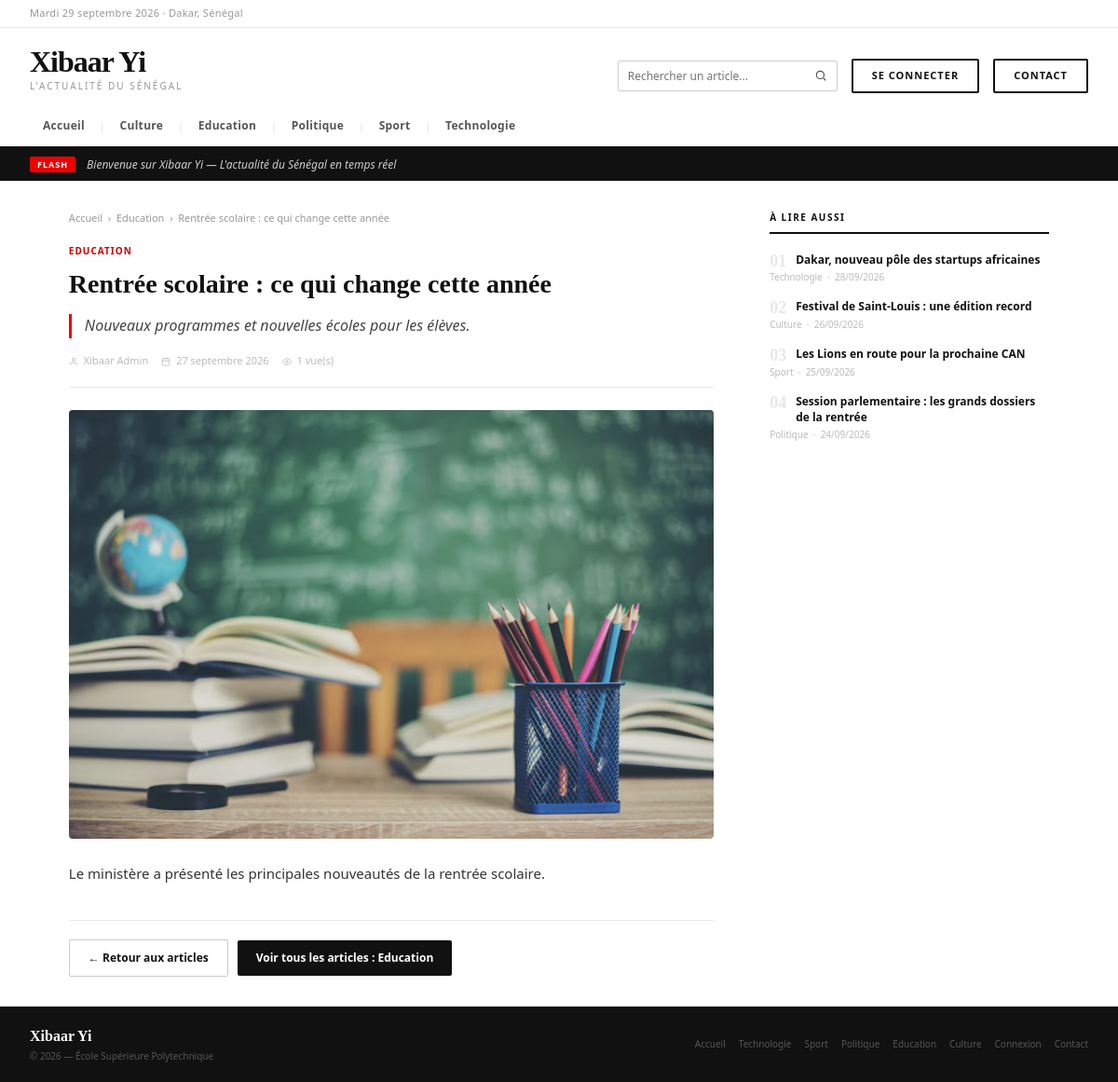
The app's page /article.php?id=4 with its own data.
### tables this page shows
CREATE TABLE IF NOT EXISTS categories (
    id  INT AUTO_INCREMENT PRIMARY KEY,
    nom VARCHAR(100) NOT NULL UNIQUE
);

CREATE TABLE IF NOT EXISTS articles (
    id                 INT AUTO_INCREMENT PRIMARY KEY,
    titre              VARCHAR(255) NOT NULL,
    description_courte TEXT NOT NULL,
    contenu            LONGTEXT NOT NULL,
    image              VARCHAR(255) DEFAULT '',
    date_publication   DATETIME NOT NULL DEFAULT CURRENT_TIMESTAMP,
    vues               INT NOT NULL DEFAULT 0,
    id_categorie       INT NOT NULL,
    id_auteur          INT NOT NULL,
    FOREIGN KEY (id_categorie) REFERENCES categories(id) ON DELETE CASCADE,
    FOREIGN KEY (id_auteur)    REFERENCES utilisateurs(id) ON DELETE CASCADE
);

### includes/config.php (called while the page is built, shortened)
<?php
function url($chemin = '')
{
    return BASE_URL . '/' . ltrim($chemin, '/');
}

### public/article.php (the view, shortened to what this page needs)
<?php
require_once __DIR__ . '/../includes/auth.php';
$id_article = isset($_GET['id']) ? intval($_GET['id']) : 0;
$sql = "SELECT articles.id,
               articles.titre,
               articles.contenu,
               articles.description_courte,
               articles.date_publication,
               articles.image,
               articles.vues,
               categories.nom AS categorie_nom,
               CONCAT(u.prenom, ' ', u.nom) AS auteur_nom
        FROM articles
        JOIN categories ON articles.id_categorie = categories.id
        JOIN utilisateurs u ON articles.id_auteur = u.id
        WHERE articles.id = :id_article
        LIMIT 1";
$stmt = $pdo->prepare($sql);
$stmt->bindValue(':id_article', $id_article, PDO::PARAM_INT);
$stmt->execute();
$article = $stmt->fetch(PDO::FETCH_ASSOC);
if (!in_array($id_article, $_SESSION['articles_vus'], true)) {
    $article['vues']++;
}
$sql_recents = "SELECT articles.id,
                       articles.titre,
                       articles.date_publication,
                       categories.nom AS categorie_nom
                FROM articles
                JOIN categories ON articles.id_categorie = categories.id
                WHERE articles.id != :id_actuel
                ORDER BY articles.date_publication DESC
                LIMIT 4";
$stmt_recents = $pdo->prepare($sql_recents);
$stmt_recents->bindValue(':id_actuel', $id_article, PDO::PARAM_INT);
$stmt_recents->execute();
$articles_recents = $stmt_recents->fetchAll(PDO::FETCH_ASSOC);
?>
<?php
include __DIR__ . '/../includes/entete.php';
?>
<div class="article-page">
    <div>
        <div style="font-size: 11px; color: #999; margin-bottom: 20px;">
            <a href="<?= url('index.php') ?>" style="color: #999; text-decoration: none;">
                Accueil
            </a>
            &nbsp;›&nbsp;
            <a href="<?= url('index.php') ?>?categorie=<?php echo urlencode($article['categorie_nom']); ?>"
               style="color: #999; text-decoration: none;">
                <?php echo htmlspecialchars($article['categorie_nom'], ENT_QUOTES, 'UTF-8'); ?>
            </a>
            &nbsp;›&nbsp;
            <span>
                <?php
                $titre_court = (mb_strlen($article['titre']) > 50) ? mb_substr($article['titre'], 0, 50) . '...' : $article['titre'];
                echo htmlspecialchars($titre_court, ENT_QUOTES, 'UTF-8');
                ?>
            </span>
        </div>
        <div class="hero-kicker">
            <?php echo htmlspecialchars($article['categorie_nom'], ENT_QUOTES, 'UTF-8'); ?>
        </div>
        <h1 style="font-family: Georgia, serif; font-size: 28px; font-weight: 700;
                   color: #111; line-height: 1.3; margin: 10px 0 14px;">
            <?php echo htmlspecialchars($article['titre'], ENT_QUOTES, 'UTF-8'); ?>
        </h1>
        <p style="font-size: 16px; color: #444; font-style: italic;
                  line-height: 1.6; margin-bottom: 16px; border-left: 3px solid #e00;
                  padding-left: 14px;">
            <?php echo htmlspecialchars($article['description_courte'], ENT_QUOTES, 'UTF-8'); ?>
        </p>
        <div class="hero-meta" style="margin-bottom: 24px; padding-bottom: 20px;
                                      border-bottom: 1px solid #e8e8e8;">
            <span>
                <svg width="12" height="12" viewBox="0 0 24 24" fill="none"
                     stroke="currentColor" stroke-width="2">
                    <path d="M20 21v-2a4 4 0 00-4-4H8a4 4 0 00-4 4v2"/>
                    <circle cx="12" cy="7" r="4"/>
                </svg>
                <?php echo htmlspecialchars($article['auteur_nom'], ENT_QUOTES, 'UTF-8'); ?>
            </span>
            <span>
                <svg width="12" height="12" viewBox="0 0 24 24" fill="none"
                     stroke="currentColor" stroke-width="2">
                    <rect x="3" y="4" width="18" height="18" rx="2"/>
                    <path d="M16 2v4M8 2v4M3 10h18"/>
                </svg>
                <?php
                $mois_fr = [
                    1 => 'janvier', 2 => 'février',   3 => 'mars',
                    4 => 'avril',   5 => 'mai',        6 => 'juin',
                    7 => 'juillet', 8 => 'août',       9 => 'septembre',
                    10 => 'octobre', 11 => 'novembre', 12 => 'décembre'
                ];
                $timestamp = strtotime($article['date_publication']);
                $jour  = date('j', $timestamp);
                $mois  = intval(date('n', $timestamp));
                $annee = date('Y', $timestamp);
                echo $jour . ' ' . $mois_fr[$mois] . ' ' . $annee;
                ?>
            </span>
            <span>
                <svg width="12" height="12" viewBox="0 0 24 24" fill="none"
                     stroke="currentColor" stroke-width="2">
                    <path d="M1 12s4-8 11-8 11 8 11 8-4 8-11 8-11-8-11-8z"/>
                    <circle cx="12" cy="12" r="3"/>
                </svg>
                <?= (int) $article['vues'] ?> vue(s)
            </span>
        </div>
        <?php if (!empty($article['image'])) : ?>
            <img src="<?= url('uploads/' . rawurlencode($article['image'])) ?>"
                 alt="<?= htmlspecialchars($article['titre'], ENT_QUOTES, 'UTF-8') ?>"
                 class="article-image">
        <?php endif; ?>
        <div style="font-size: 15px; color: #333; line-height: 1.8;">
            <?php
            echo nl2br(htmlspecialchars($article['contenu'], ENT_QUOTES, 'UTF-8'));
            ?>
        </div>
        <div class="article-actions">
            <a href="<?= url('index.php') ?>"
               style="background: #fff; color: #111; font-size: 12px; font-weight: 600;
                      padding: 10px 20px; border: 1px solid #ccc; border-radius: 2px;
                      text-decoration: none;">
                ← Retour aux articles
            </a>
            <a href="<?= url('index.php') ?>?categorie=<?php echo urlencode($article['categorie_nom']); ?>"
               style="margin-left: 10px; background: #111; color: #fff; font-size: 12px;
                      font-weight: 600; padding: 10px 20px; border-radius: 2px;
                      text-decoration: none;">
                Voir tous les articles :
                <?php echo htmlspecialchars($article['categorie_nom'], ENT_QUOTES, 'UTF-8'); ?>
            </a>
        </div>
    </div>
    <div>
        <div class="sidebar-section">
            <div class="sb-title">À lire aussi</div>
            <?php
            if (count($articles_recents) > 0) :
                $compteur = 1;
                foreach ($articles_recents as $recent) :
            ?>
                <a href="<?= url('article.php') ?>?id=<?php echo intval($recent['id']); ?>"
                   style="text-decoration: none; color: inherit;">
                    <div class="sb-item">
                        <div class="sb-num"><?php echo sprintf('%02d', $compteur); ?></div>
                        <div class="sb-item-title">
                            <?php echo htmlspecialchars($recent['titre'], ENT_QUOTES, 'UTF-8'); ?>
                        </div>
                        <div class="sb-item-cat">
                            <?php echo htmlspecialchars($recent['categorie_nom'], ENT_QUOTES, 'UTF-8'); ?>
                            &nbsp;·&nbsp;
                            <?php echo date('d/m/Y', strtotime($recent['date_publication'])); ?>
                        </div>
                    </div>
                </a>
                <?php
                $compteur++;
                endforeach;
            else :
            ?>
                <p style="font-size: 12px; color: #999;">Aucun autre article disponible.</p>
            <?php endif; ?>
        </div>
    </div>
</div>
<?php
include __DIR__ . '/../includes/pied.php';
?>

### includes/entete.php (shortened to what this page needs)
<?php
require_once __DIR__ . '/config.php';
?>
<!DOCTYPE html>
<html lang="fr">
<head>
    <link rel="stylesheet" href="<?= url('assets/css/style.css') ?>">
</head>
<body>
<div class="site">
    <div class="topbar">
        <div class="topbar-date">
            <?php
            $jours_fr = ['Monday'=>'Lundi','Tuesday'=>'Mardi','Wednesday'=>'Mercredi','Thursday'=>'Jeudi','Friday'=>'Vendredi','Saturday'=>'Samedi','Sunday'=>'Dimanche'];
            $mois_fr = ['January'=>'janvier','February'=>'février','March'=>'mars','April'=>'avril','May'=>'mai','June'=>'juin','July'=>'juillet','August'=>'août','September'=>'septembre','October'=>'octobre','November'=>'novembre','December'=>'décembre'];
            $nom_jour = $jours_fr[date('l')] ?? date('l');
            $nom_mois = $mois_fr[date('F')]  ?? date('F');
            echo $nom_jour . ' ' . date('j') . ' ' . $nom_mois . ' ' . date('Y') . ' · Dakar, Sénégal';
            ?>
        </div>
    </div>
    <div class="header">
        <div class="header-main">
            <a href="<?= url('index.php') ?>" style="text-decoration:none;">
                <div class="logo-wordmark">Xibaar Yi</div>
                <div class="logo-tagline">L'actualité du Sénégal</div>
            </a>
            <div class="header-actions">
                <form method="GET" action="<?= url('index.php') ?>" class="recherche" role="search">
                    <input type="search" name="q" placeholder="Rechercher un article..." aria-label="Rechercher un article"
                           value="<?= htmlspecialchars($_GET['q'] ?? '', ENT_QUOTES, 'UTF-8') ?>">
                    <button type="submit" aria-label="Lancer la recherche">
                        <svg width="14" height="14" viewBox="0 0 24 24" fill="none" stroke="currentColor" stroke-width="2"><circle cx="11" cy="11" r="7"/><path d="M21 21l-4.3-4.3"/></svg>
                    </button>
                </form>
                <?php if (isset($_SESSION['user_role'])) : ?>
                    <span style="font-size:11px; color:#555;">
                        <?php echo htmlspecialchars($_SESSION['user_login'], ENT_QUOTES, 'UTF-8'); ?>
                    </span>
                    <a href="<?= url('deconnexion.php') ?>" class="btn-cnx">Se déconnecter</a>
                <?php else : ?>
                    <a href="<?= url('connexion.php') ?>" class="btn-cnx">Se connecter</a>
                <?php endif; ?>
                <a href="<?= url('contact.php') ?>" class="btn-cnx">Contact</a>
            </div>
        </div>
        <nav class="nav-cats">
            <?php $active_all = (basename($_SERVER['SCRIPT_NAME'] ?? '') === 'index.php' && empty($_GET['categorie'])) ? 'active' : ''; ?>
            <a href="<?= url('index.php') ?>" class="<?php echo $active_all; ?>">Accueil</a>
            <?php
            if (isset($pdo)) {
                $stmt_nav = $pdo->query("SELECT id, nom FROM categories ORDER BY nom ASC");
                while ($cat = $stmt_nav->fetch(PDO::FETCH_ASSOC)) {
                    $nom = $cat['nom'];
                    $is_active = (isset($_GET['categorie']) && $_GET['categorie'] === $nom) ? 'active' : '';
                    echo '<span class="sep">|</span>';
                    echo '<a href="' . url('index.php') . '?categorie=' . urlencode($nom) . '" class="' . $is_active . '">';
                    echo htmlspecialchars($nom);
                    echo '</a>';
                }
            }
            ?>
        </nav>
    </div>
    <div class="ticker">
        <div class="ticker-label">FLASH</div>
        <div class="ticker-text">Bienvenue sur Xibaar Yi — L'actualité du Sénégal en temps réel</div>
    </div>

### includes/pied.php
<?php
require_once __DIR__ . '/config.php';
?>
    <div class="footer">
        <div>
            <a href="<?= url('index.php') ?>" style="text-decoration: none;">
                <div class="footer-logo">Xibaar Yi</div>
            </a>
            <div class="footer-text">
                &copy; <?php echo date('Y'); ?> — École Supérieure Polytechnique
            </div>
        </div>
        <div class="footer-links">
            <a href="<?= url('index.php') ?>">Accueil</a>
            <a href="<?= url('index.php') ?>?categorie=Technologie">Technologie</a>
            <a href="<?= url('index.php') ?>?categorie=Sport">Sport</a>
             <a href="<?= url('index.php') ?>?categorie=Politique">Politique</a>
              <a href="<?= url('index.php') ?>?categorie=Education">Education</a>
               <a href="<?= url('index.php') ?>?categorie=Culture">Culture</a>
            <a href="<?= url('connexion.php') ?>">Connexion</a>
            <a href="<?= url('contact.php') ?>">Contact</a>
        </div>
    </div>
</div>
</body>
</html>

### records on screen
categories: nom "Culture"
categories: nom "Education"
categories: nom "Politique"
categories: nom "Sport"
categories: nom "Technologie"
articles: id_categorie.nom "Education", titre "Rentrée scolaire : ce qui change cette année", id_categorie.nom "EDUCATION", description_courte "Nouveaux programmes et nouvelles écoles pour les élèves.", date_publication "27", date_publication "septembre", date_publication "2026", image (picture), contenu "Le ministère a présenté les principales nouveautés de la rentrée scolaire."
articles: titre "Dakar, nouveau pôle des startups africaines", id_categorie.nom "Technologie", date_publication "28/09/2026"
articles: titre "Festival de Saint-Louis : une édition record", id_categorie.nom "Culture", date_publication "26/09/2026"
articles: titre "Les Lions en route pour la prochaine CAN", id_categorie.nom "Sport", date_publication "25/09/2026"
articles: titre "Session parlementaire : les grands dossiers de la rentrée", id_categorie.nom "Politique", date_publication "24/09/2026"

### other values on screen
$article['auteur_nom'] "Xibaar Admin"
$article['vues'] "1"
